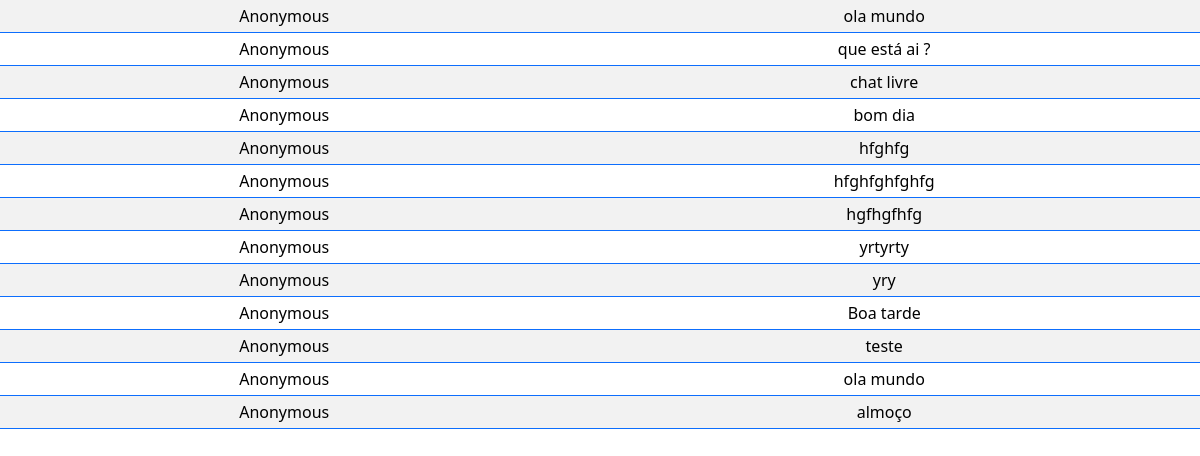
Page /mensagem on the earlier database version.
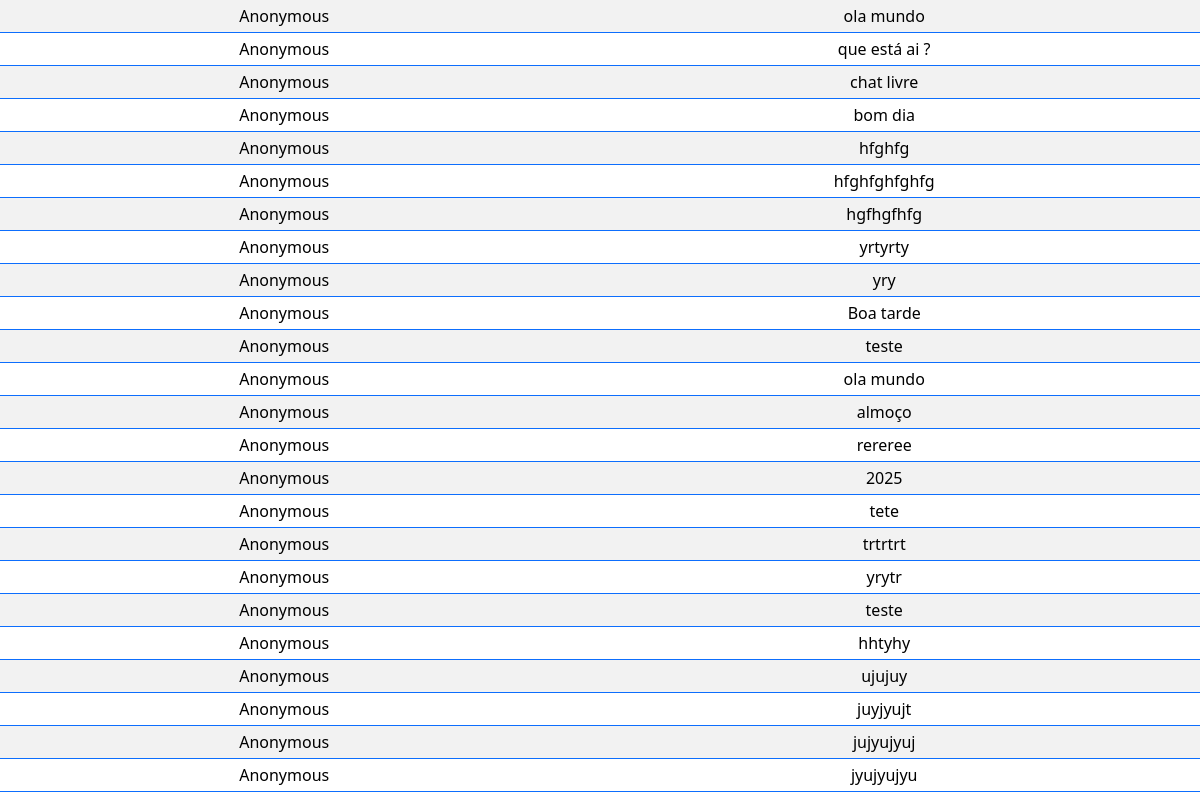
Same page on the later database version.
### tables this page shows
CREATE TABLE Chat (
                    ID INTEGER PRIMARY KEY AUTOINCREMENT, 
                    NOME TEXT, 
                    TEXTO TEXT
                    );

### App.py (the view)
@app.route('/mensagem', methods=['GET'])
def mensagem():
    return render_template('mensagem.html', registros=historico())

### App.py (called while the page is built)
def limpeza():
    conexao = sqlite3.connect("banco.db")
    cursor = conexao.cursor()
    total = cursor.execute('SELECT COUNT(*) FROM Chat').fetchone()[0]
    if total > 50:
        cursor.execute('DELETE FROM Chat')
        conexao.commit()
        conexao.close()
    else:
        pass

def historico():
    conexao = sqlite3.connect("banco.db")
    conexao.row_factory = sqlite3.Row
    data = conexao.execute('SELECT * FROM Chat ORDER BY ID ASC').fetchall()
    limpeza()
    return data

### templates/mensagem.html (shortened to what this page needs)
<!DOCTYPE html>
<html lang="pt">
<head>
    <link href="https://cdn.jsdelivr.net/npm/bootstrap@5.3.2/dist/css/bootstrap.min.css" rel="stylesheet"
>
    <link rel="stylesheet" href="https://cdn.jsdelivr.net/npm/bootstrap-icons@1.11.2/font/bootstrap-icons.min.css">
</head>
<body>
<div class="chat-container" align="center">
    <table class="table table-striped border-primary table-sm">
        {% for registro in registros %}
        <tr>
            <td>{{ registro.NOME }}</td>
            <td>{{ registro.TEXTO }}</td>
        </tr>
        {% endfor %}
    </table>
</div>
</body>
</html>

### templates/mensagem.html (style rules this page uses)
.chat-container { text-align: center; }
.table { margin: 0 auto; }

Differences in the rows shown:
added Chat: NOME "Anonymous", TEXTO "rereree"
added Chat: NOME "Anonymous", TEXTO "2025"
added Chat: NOME "Anonymous", TEXTO "tete"
added Chat: NOME "Anonymous", TEXTO "trtrtrt"
added Chat: NOME "Anonymous", TEXTO "yrytr"
added Chat: NOME "Anonymous", TEXTO "teste"
added Chat: NOME "Anonymous", TEXTO "hhtyhy"
added Chat: NOME "Anonymous", TEXTO "ujujuy"
added Chat: NOME "Anonymous", TEXTO "juyjyujt"
added Chat: NOME "Anonymous", TEXTO "jujyujyuj"
added Chat: NOME "Anonymous", TEXTO "jyujyujyu"
